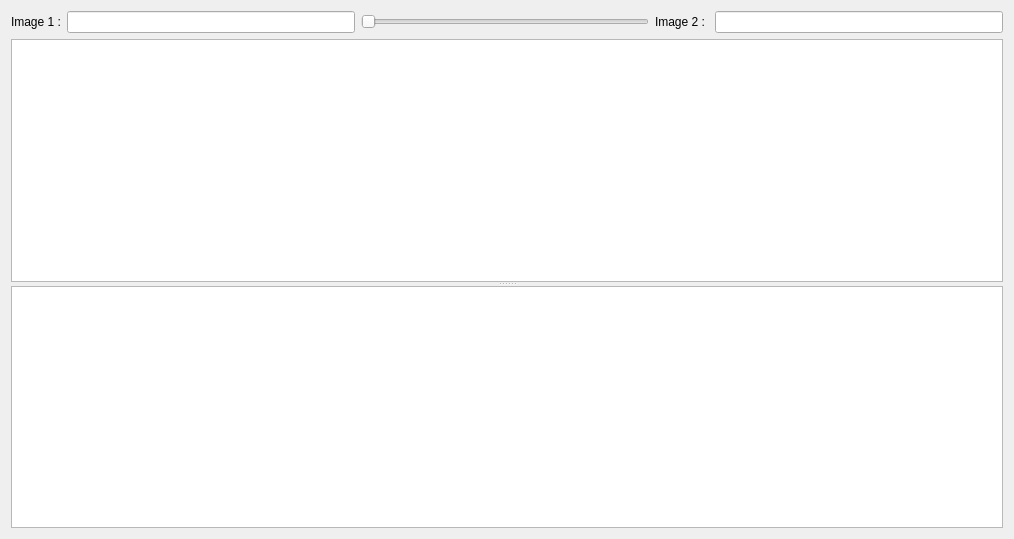
<?xml version="1.0" encoding="UTF-8"?>
<ui version="4.0">
 <class>Blending</class>
 <widget class="QDialog" name="Blending">
  <property name="geometry">
   <rect>
    <x>0</x>
    <y>0</y>
    <width>1014</width>
    <height>539</height>
   </rect>
  </property>
  <property name="windowTitle">
   <string>Dialog</string>
  </property>
  <layout class="QVBoxLayout" name="verticalLayout">
   <item>
    <layout class="QHBoxLayout" name="horizontalLayout">
     <item>
      <widget class="QLabel" name="label">
       <property name="text">
        <string>Image 1 :</string>
       </property>
      </widget>
     </item>
     <item>
      <widget class="QLineEdit" name="ImageOneLineEdit"/>
     </item>
     <item>
      <widget class="QSlider" name="alphaSlider">
       <property name="orientation">
        <enum>Qt::Horizontal</enum>
       </property>
      </widget>
     </item>
     <item>
      <widget class="QLabel" name="label_2">
       <property name="text">
        <string>Image 2 : </string>
       </property>
      </widget>
     </item>
     <item>
      <widget class="QLineEdit" name="ImageTwoLineEdit"/>
     </item>
    </layout>
   </item>
   <item>
    <widget class="QSplitter" name="splitter">
     <property name="orientation">
      <enum>Qt::Vertical</enum>
     </property>
     <widget class="QGraphicsView" name="pixelDataGraphics"/>
     <widget class="QListWidget" name="imageListWidget"/>
    </widget>
   </item>
  </layout>
 </widget>
 <resources/>
 <connections/>
</ui>
